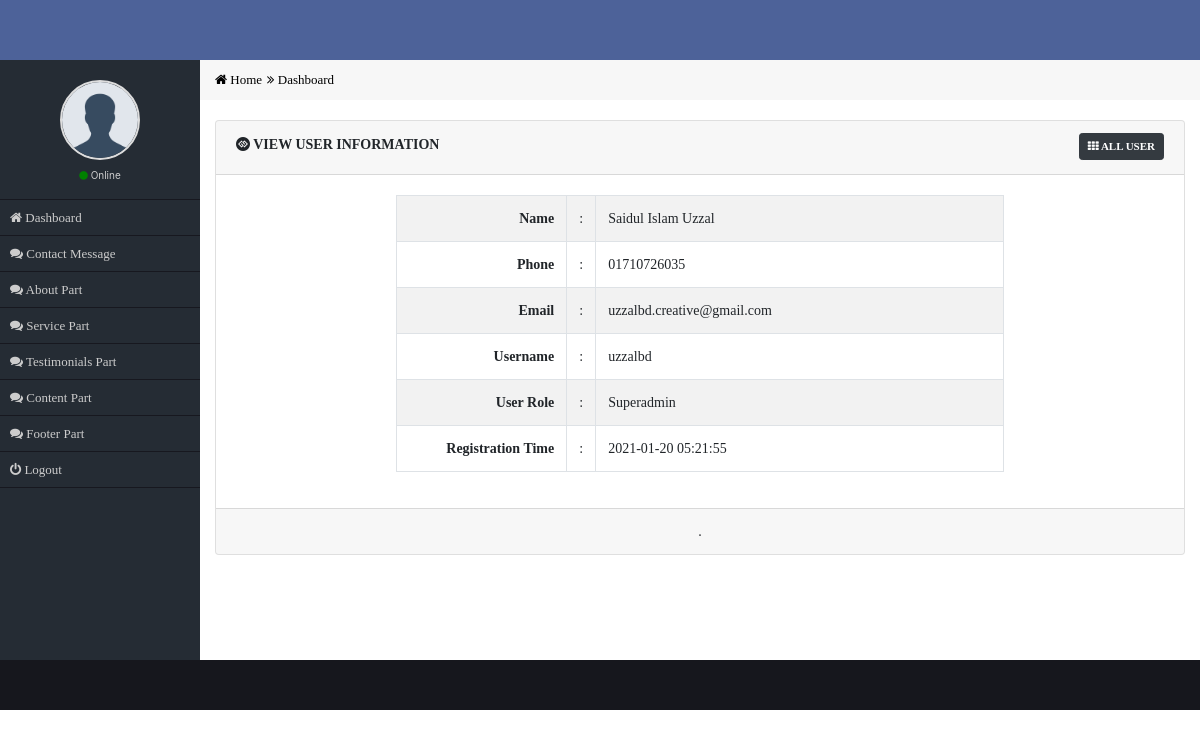
The page /admin/view-user.php?v=1 on the database its author committed.
### tables this page shows
CREATE TABLE `cs_user` (
  `user_id` int(11) NOT NULL,
  `user_name` varchar(50) NOT NULL,
  `user_phone` varchar(20) NOT NULL,
  `user_email` varchar(40) NOT NULL,
  `user_username` varchar(30) NOT NULL,
  `user_password` varchar(40) NOT NULL,
  `role_id` int(11) NOT NULL,
  `user_photo` varchar(50) NOT NULL,
  `user_reg_time` datetime NOT NULL
);

CREATE TABLE `cs_role` (
  `role_id` int(11) NOT NULL,
  `role_name` varchar(20) NOT NULL
);

### admin/view-user.php (the view, shortened to what this page needs)
<?php
    require_once('functions/main.php');
    $id=$_GET['v'];
    $sel="SELECT * FROM cs_user NATURAL JOIN cs_role WHERE user_id='$id'";
    $Q=mysqli_query($con,$sel);
    $info=mysqli_fetch_assoc($Q);
?>
    <div class="row">
        <div class="col-md-12 main_content">
            <div class="card">
              <div class="card-header">
                  <div class="row">
                      <div class="col-md-8">
                            <h4 class="card_header_title"><i class="fa fa-gg-circle"></i> View User Information</h4>
                      </div>
                      <div class="col-md-4 text-right">
                          <a class="btn btn-sm btn-dark card_top_btn" href="all-user.php"><i class="fa fa-th"></i> All User</a>
                      </div>
                  </div>
              </div>
              <div class="card-body">
                  <div class="row">
                      <div class="col-md-2"></div>
                      <div class="col-md-8">
                          <table class="table table-bordered table-striped table-hover custom_view_table">
                              <tr>
                                  <td>Name</td>
                                  <td>:</td>
                                  <td><?= $info['user_name']; ?></td>
                              </tr>
                              <tr>
                                  <td>Phone</td>
                                  <td>:</td>
                                  <td><?= $info['user_phone']; ?></td>
                              </tr>
                              <tr>
                                  <td>Email</td>
                                  <td>:</td>
                                  <td><?= $info['user_email']; ?></td>
                              </tr>
                              <tr>
                                  <td>Username</td>
                                  <td>:</td>
                                  <td><?= $info['user_username']; ?></td>
                              </tr>
                              <tr>
                                  <td>User Role</td>
                                  <td>:</td>
                                  <td><?= $info['role_name']; ?></td>
                              </tr>
                              <tr>
                                  <td>Registration Time</td>
                                  <td>:</td>
                                  <td><?= $info['user_reg_time']; ?></td>
                              </tr>
                          </table>
                      </div>
                      <div class="col-md-2"></div>
                  </div>
              </div>
              <div class="card-footer text-center">
                  .
              </div>
            </div>
        </div>
    </div>

### admin/css/style.css (style rules this page uses)
* { margin: 0px; padding: 0px; outline: 0px; }
a { text-decoration: none; }
.main_content { margin-top: 20px; font-family: verdana; font-size: 14px; }
.card_header_title { font-size: 14px; font-weight: bold; margin-top: 4px; font-family: verdana; text-transform: uppercase; }
.card_top_btn { font-size: 11px; font-weight: 600; text-transform: uppercase; }
table.custom_view_table tr td:first-child { font-weight: bold; text-align: right; width: 29%; }
table.custom_view_table tr td:last-child { font-weight: normal; text-align: left; width: 70%; }

### rows shown on the page
cs_user: user_name "Saidul Islam Uzzal", user_phone "01710726035", user_email "uzzalbd.creative@gmail.com", user_username "uzzalbd", role.role_name "Superadmin", user_reg_time "2021-01-20 05:21:55"
